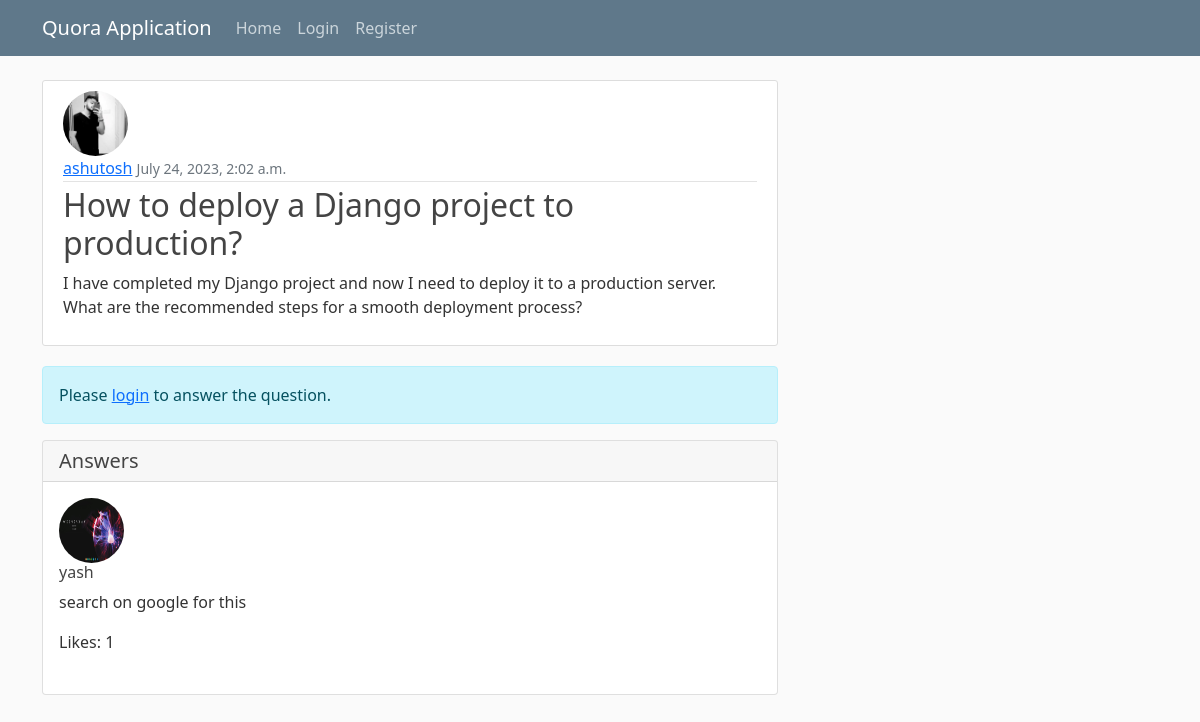
Screenshot of /question/2/ with the database file from the repository.
### quora/models.py (models this page shows, shortened)
class Question(models.Model):
    title = models.CharField(max_length=100)
    content = models.TextField()
    date_posted = models.DateTimeField(default=timezone.now)
    author = models.ForeignKey(User, on_delete=models.CASCADE)

class Answer(models.Model):
    content = models.TextField()
    date_posted = models.DateTimeField(default=timezone.now)
    author = models.ForeignKey(User, on_delete=models.CASCADE)
    question = models.ForeignKey(Question, on_delete=models.CASCADE, related_name='answers')

### users/models.py (models this page shows, shortened)
class Profile(models.Model):
    user = models.OneToOneField(User,on_delete=models.CASCADE)
    user_image = models.ImageField(default='default.jpg',upload_to='profile_pics')

### quora/views.py (the view)
# urls.py: path('question/<int:pk>/', QuestionDetailView.as_view(), name='question-detail'),
class QuestionDetailView(DetailView):
    model = Question
    def get_context_data(self, **kwargs):
        context = super().get_context_data(**kwargs)
        question = self.object
        user = self.request.user
        if user.is_authenticated:
            liked_answers = AnswerLike.objects.filter(user=user, answer__question=question).values_list('answer__id', flat=True)
        else:
            liked_answers = []
        context['user'] = user
        context['liked_answers'] = liked_answers
        return context

### quora/templates/quora/question_detail.html (shortened to what this page needs)
{% extends "quora/base.html" %}
{% block content %}
<article class="media content-section">
    <img class="rounded-circle article-img" src="{{ question.author.profile.user_image.url }}"
        alt="{{ question.author.username }}">
    <div class="media-body">
        <div class="article-metadata">
            <a class="mr-2" href="{% url 'user-questions' question.author.username %}">{{ question.author }}</a>
            <small class="text-muted">{{ question.date_posted }}</small>
        </div>
        <h2 class="article-title">{{ question.title }}</h2>
        <p class="article-content">{{ question.content }}</p>
    </div>
</article>
{% if user.is_authenticated %}
<div class="card mb-4">
    <div class="card-header">
        <h5 class="mb-0">Answer this question</h5>
    </div>
    <div class="card-body">
        <form method="post" action="{% url 'question-answer' question.pk %}">
            {% csrf_token %}
            <div class="form-group">
                <textarea class="form-control" rows="4" name="content" placeholder="Your answer here..."></textarea>
            </div><br>
            <button type="submit" class="btn btn-primary">Submit Answer</button>
        </form>
    </div>
</div>
{% else %}
<div class="alert alert-info mt-3">
    Please <a href="{% url 'login' %}?next={{ request.path }}">login</a> to answer the question.
</div>
{% endif %}
{% if question.answers.all %}
<div class="card mb-4">
    <div class="card-header">
        <h5 class="mb-0">Answers</h5>
    </div>
    <div class="card-body">
        {% for answer in question.answers.all %}
        <div class="media mb-4">
            <img class="rounded-circle article-img mr-3" src="{{ answer.author.profile.user_image.url }}"
                alt="{{ answer.author.username }}">
            <div class="media-body">
                <h6 class="mt-0">{{ answer.author }}</h6>
                <p>{{ answer.content }}</p>
                <span class="ml-2">Likes: {{ answer.likes.count }}</span>
            </div>
        </div>
        {% endfor %}
    </div>
</div>
{% endif %}
{% endblock %}

### quora/static/quora/main.css (style rules this page uses)
body { background: #fafafa; color: #333333; margin-top: 5rem; }
h1, h2, h3, h4, h5, h6 { color: #444444; }
.content-section { background: #ffffff; padding: 10px 20px; border: 1px solid #dddddd; border-radius: 3px; margin-bottom: 20px; }
.article-title { color: #444444; }
.article-content { white-space: pre-line; }
.article-img { height: 65px; width: 65px; margin-right: 16px; }
.article-metadata { padding-bottom: 1px; margin-bottom: 4px; border-bottom: 1px solid #e3e3e3 }

### rows the page displays
Question: author.profile.user_image (picture), author "ashutosh", date_posted "July 24, 2023, 2:02 a.m.", title "How to deploy a Django project to production?", content "I have completed my Django project and now I need to deploy it to a production server. What are the recommended steps for a smooth deployment process?"
Answer: author.profile.user_image (picture), author "yash", content "search on google for this", likes.count "1"
